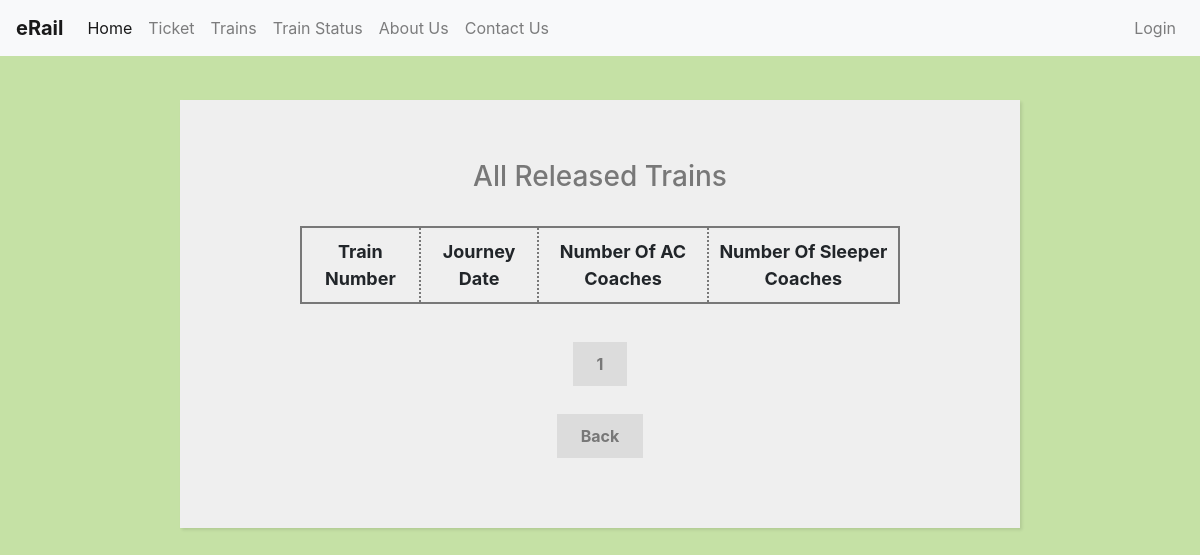
The app's page /view-trains.php?page=2, older data.
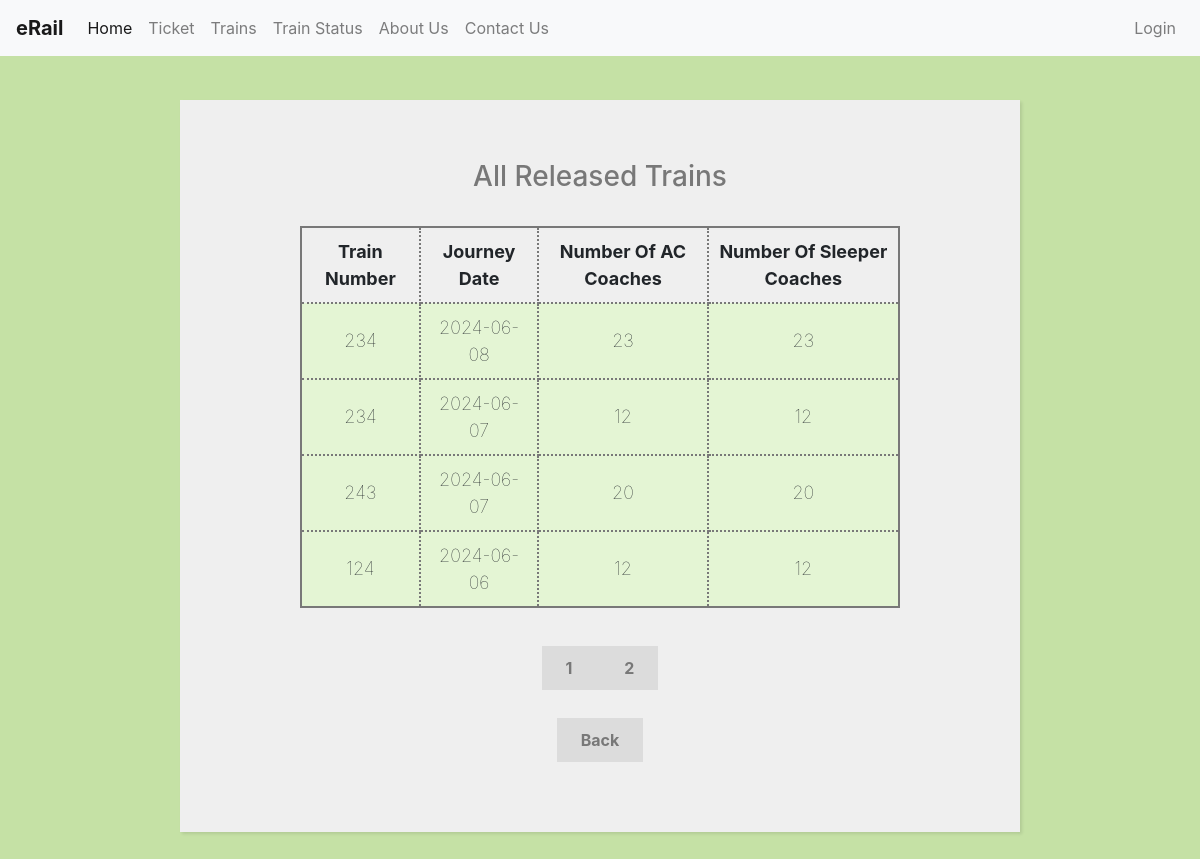
The same page, newer data.
### tables this page shows
CREATE TABLE `train` (
  `t_number` int(11) NOT NULL,
  `t_date` date NOT NULL,
  `num_ac` int(11) NOT NULL,
  `num_sleeper` int(11) NOT NULL,
  `released_by` varchar(50) NOT NULL
);

### template/pagination.php (called while the page is built)
<?php
    $results_per_page = 5;
    $result = $conn->query($sql);
    $number_of_result = $result->num_rows;
    $number_of_page = ceil ($number_of_result / $results_per_page);
    if (!isset ($_GET['page']) ) {
        $page = 1;
    } else {
        $page = $_GET['page'];
    }
    $page_first_result = ($page-1) * $results_per_page;
?>

### view-trains.php (the view, shortened to what this page needs)
<?php
    include "include/connection.inc.php";
    $sql = "SELECT * FROM train ORDER BY t_date DESC";
    include "template/pagination.php";
    $sql = "SELECT *FROM train ORDER BY t_date DESC LIMIT " . $page_first_result . ',' . $results_per_page;
    $result = $conn->query($sql);
?>
<!DOCTYPE html>
<html lang="en">
<head>
</head>
<?php
    if(isset($_SESSION['username']))
        include "template/header-name.php";
    else
        include "template/header.php";
?>
<div style="margin-top:100px;">
<form style="width: 70%;">
    <h3 class="heading">All Released Trains</h3> <br>
    <section>
        <table>
            <tr>
                <th>Train Number</th>
                <th>Journey Date</th>
                <th>Number Of AC Coaches</th>
                <th>Number Of Sleeper Coaches </th>
            </tr>
            <?php
                while($rows=$result->fetch_assoc())
                {
             ?>
            <tr>
                <td><?php echo $rows['t_number'];?></td>
                <td><?php echo $rows['t_date'];?></td>
                <td><?php echo $rows['num_ac'];?></td>
                <td><?php echo $rows['num_sleeper'];?></td>
            </tr>
            <?php
                }
             ?>
        </table>
    </section>
    <br><br>
    <?php for($page = 1; $page<= $number_of_page; $page++) {  ?>
    <?php    echo '<a class="register" href = "view-trains.php?page=' . $page . '">' . $page . ' </a>'; ?>
    <?php } ?>
    <br><br><br>
    <a href="user.php" class="register">Back</a>
</form>
</div>
</html>

### template/header.php (shortened to what this page needs)
<head>
    <link href="//maxcdn.bootstrapcdn.com/bootstrap/4.1.1/css/bootstrap.min.css" rel="stylesheet" id="bootstrap-css">
    <link rel="stylesheet" href="css/style.css" type="text/css" />
</head>
<body>
<nav class="navbar navbar-expand-lg navbar-light bg-light fixed-top">
  <a class="navbar-brand brand" href="index.php">eRail</a>
  <div class="collapse navbar-collapse" id="navbarSupportedContent">
    <ul class="navbar-nav mr-auto">
      <li class="nav-item active">
        <a class="nav-link" href="index.php">Home</a>
      </li>
      <li class="nav-item">
        <a class="nav-link" href="view-ticket.php">Ticket</a>
      </li>
      <li class="nav-item">
        <a class="nav-link" href="view-trains.php">Trains</a>
      </li>
      <li class="nav-item">
        <a class="nav-link" href="view-status.php">Train Status</a>
      </li>
      <li class="nav-item">
        <a class="nav-link" href="about.php">About Us</a>
      </li>
      <li class="nav-item">
        <a class="nav-link" href="contact.php">Contact Us</a>
      </li>
    </ul>
    <ul class="pull-right nav navbar-nav">
      <li class="nav-item">
          <a class="nav-link" href="index.php">Login</a>
      </li>
    </ul>
  </div>
</nav>

### css/style.css (style rules this page uses)
body { background: #C5E1A5; }
form { width: 50%; margin: 60px auto; background: #efefef; padding: 60px 120px 80px 120px; text-align: center; -webkit-box-shadow: 2px 2px 3px rgba(0,0,0,0.1); box-shadow: 2px 2px 3px rgba(0,0,0,0.1); }
.register { background: rgb(220,220,220); font-weight: bold; color: rgb(120,120,120); padding: 12px 24px; }
.heading { color: rgb(120,120,120); }
.brand { font-weight: bold; }

### view-trains.php (style rules this page uses)
table { margin: 0 auto; font-size: large; border: 2px solid rgb(120, 120, 120); }
td { background-color: #E4F5D4; border: 2px solid rgb(120, 120, 120); }
th, td { font-weight: bold; border: 2px dotted rgb(120, 120, 120); padding: 10px; text-align: center; }
td { font-weight: lighter; }

Row changes from the older to the newer data that the page shows:
added train: t_number "234", t_date "2024-06-08", num_ac "23", num_sleeper "23"
added train: t_number "234", t_date "2024-06-07", num_ac "12", num_sleeper "12"
added train: t_number "243", t_date "2024-06-07", num_ac "20", num_sleeper "20"
added train: t_number "124", t_date "2024-06-06", num_ac "12", num_sleeper "12"
Text that changed along with them:
new list line: "2"
